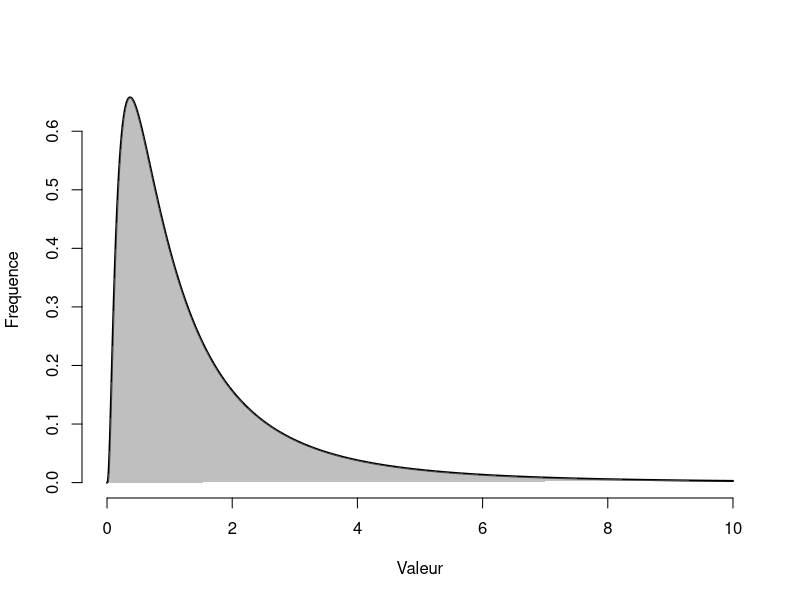
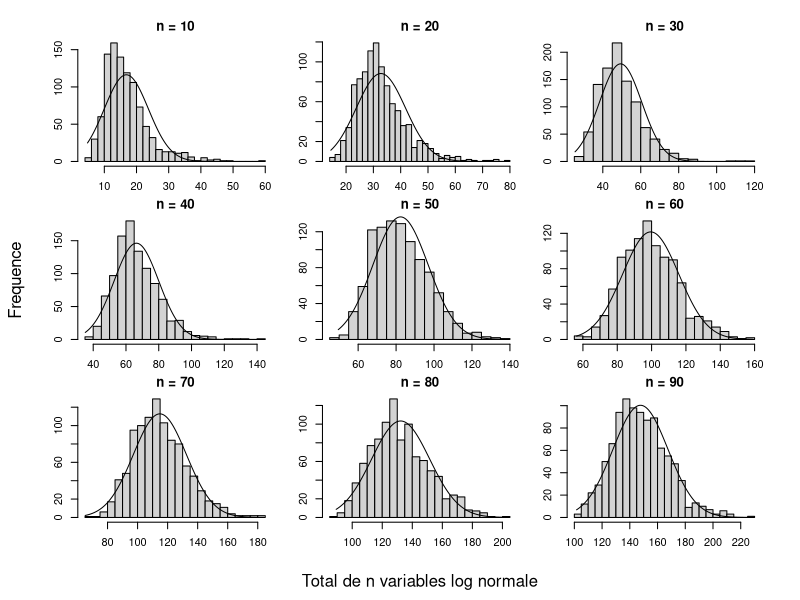
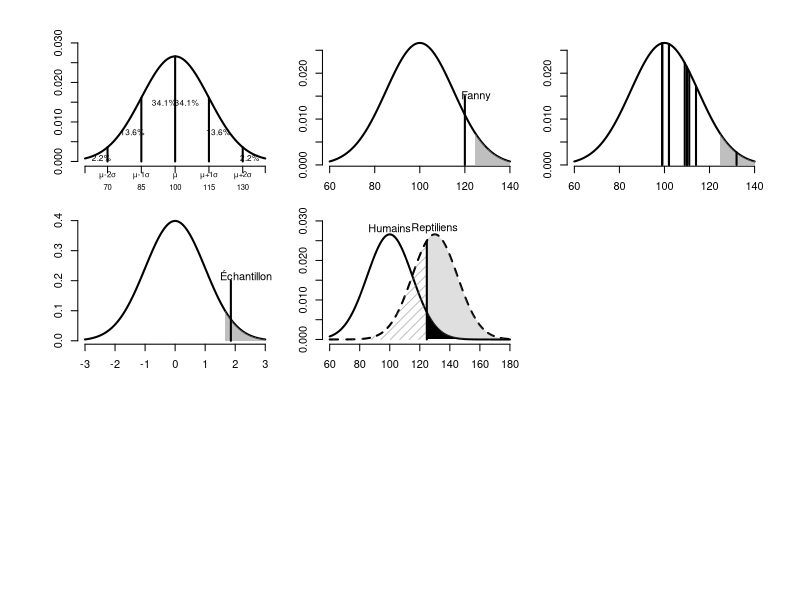
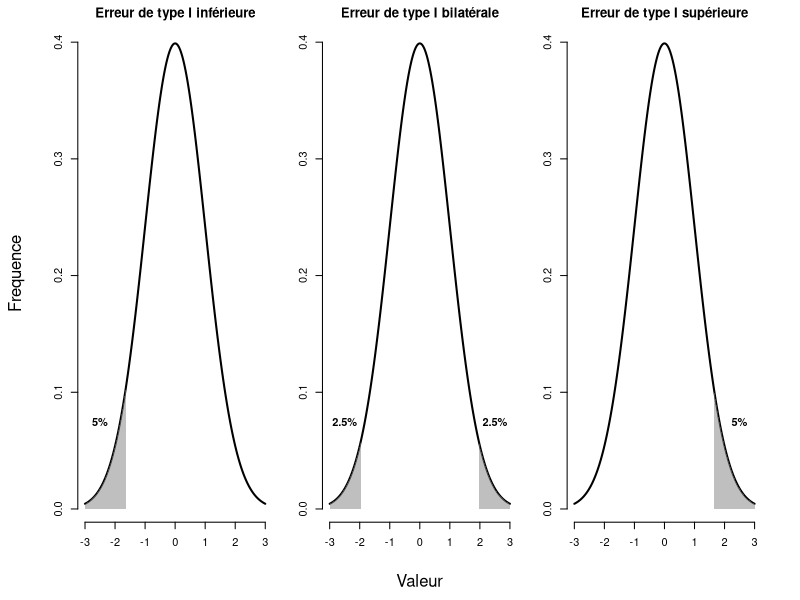
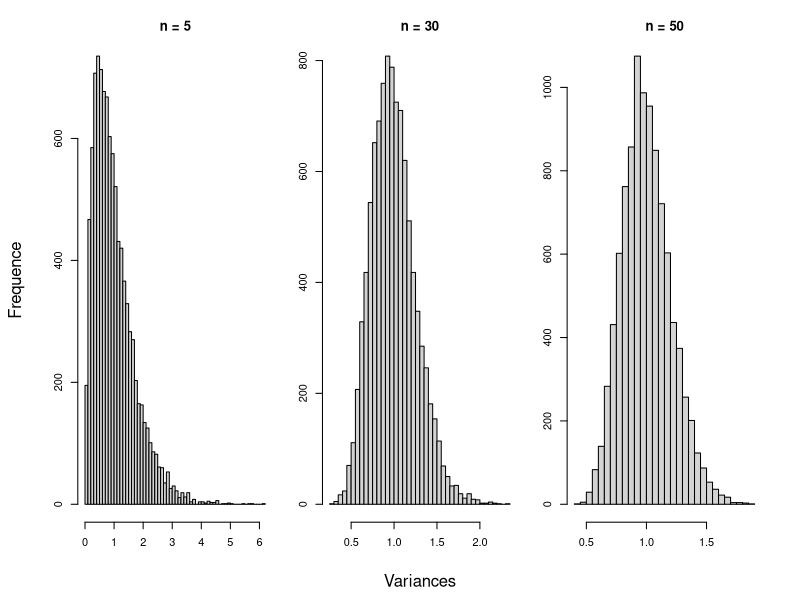
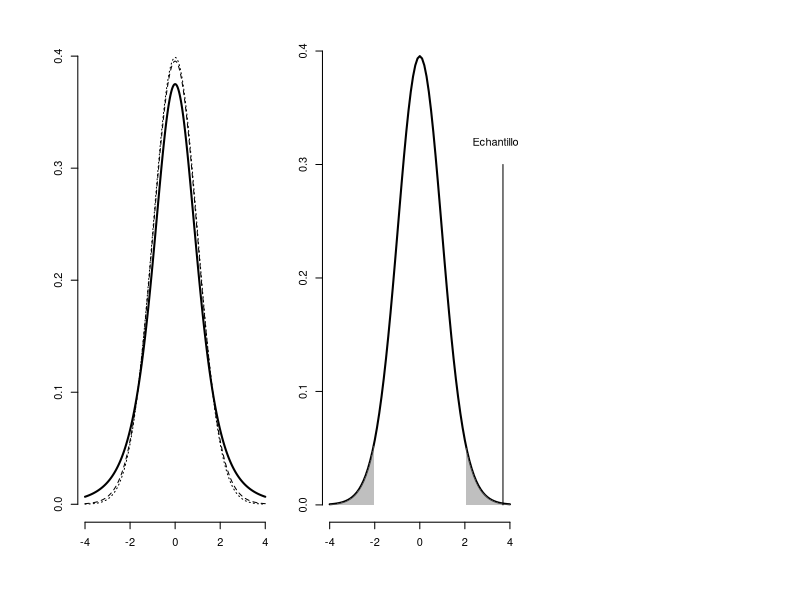

Write R code to recreate these figures, in order.
## ---- chunk 1
runif(n = 1)
## ---- chunk 2
# Pour répliquer
set.seed(1)

# Création de deux variables identiquement distribuées
a <- runif(n = 1)
b <- runif(n = 1)
a ; b

# Une nouvelle variable aléatoire
total <- a + b
## ---- chunk 3
Valeur <- seq(0, 10, by = .0001)
Frequence <- dlnorm(Valeur)
plot(Valeur, Frequence, bty = "n", type = "l", lwd = 2, main = "")
z = seq(0, 10, by = .0001)
x = c(0, z, 1)
y = c(0, dlnorm(z), 0)
polygon(x, y, border = NA, col = rgb(.5,.5,.5,.5))
## ---- chunk 4
set.seed(123456)
N = seq(10, 90, by = 10)
reps = 1000
par(mfrow = c(3, 3), mai = c(.25, 0.25, 0.25, 0.25), oma = c(4, 4, 1, 1))
for(n in N){
  total = as.numeric()
  for(i in 1:reps){
    total[i] = sum(rlnorm(n))
  }
  #col = "lightgray"
  #density = 10,
  h = hist(total, breaks = 25, xlab = "", ylab = "", main = paste0("n = ",n)) 
  xfit = seq(min(total), max(total), by = .001) 
  yfit = dnorm(xfit, mean = mean(total), sd = sd(total)) 
  yfit = yfit * diff(h$mids[1:2]) * length(total) 
  lines(xfit, yfit, col = "black", lwd = 1)
  
}
mtext("Total de n variables log normale", side = 1, outer = TRUE, line = 2.2)
mtext("Frequence", side = 2, outer = TRUE, line = 2.2)
## ---- chunk 5
fanny = 120
alpha = .05
## ---- chunk 6
mu = 100 ; et = 15
QI = seq(60, 140, by = .01)
Frequence = dnorm(QI, mean = mu, sd = et)

#par(mar=c(4, 4, 5, 4) + 0.1)
plot(QI, Frequence,  bty = "n", type = "l", lwd = 2, xaxt = "n", xlim = c(60,140), ylim = c(0,.03))

segments(x0 = c(70, 85, 100, 115, 130), y0 = c(0, 0, 0, 0, 0), y1 = dnorm(c(70, 85, 100, 115, 130), mean = mu, sd = et), lwd = 2)

lab = c("",expression(atop("",atop(mu *'-2'* sigma, 70))),
        expression(atop("",atop(mu *'-1'* sigma,85))),
        expression(atop("",atop(mu,100))),
        expression(atop("",atop(mu *'+1'* sigma,115))),
        expression(atop("",atop(mu *'+2'* sigma,130))),""
        )
axis(1, at = c(60,70, 85, 100, 115, 130,140), labels = c(lab))
x = c(67.2, 81, 95, 105, 119, 133)
y = c(.001, .0075, .015, .015, .0075, .001)
text(x=x,y=y, c("2.2%", "13.6%", "34.1%","34.1%","13.6%","2.2%"), cex = .75)

## ---- chunk 7
minx = 60 ; maxx = 140 ; xbar = 100 ; sdx = 15
QI = seq(minx, maxx, by = .01)
Frequence = dnorm(QI , mean= xbar, sd = sdx)
plot(QI, Frequence, bty = "n", type = "l", lwd = 2, xlim = c(minx,maxx))

crit = qnorm((1-alpha), mean = xbar, sd = sdx)
xx = seq(crit, maxx, .0001)
xax = c(crit, xx, maxx)
yax = c(0, dnorm(xx, mean = xbar, sd = sdx),0)
polygon(xax, yax, border = NA, col = rgb(.5,.5,.5,.5))
segments(x0 = 120, y0 = 0, y1 = 0.015, lwd = 2) #vertical line
text((x = (fanny+5)), y = .015, labels = "Fanny")
## ---- chunk 8
fanny <- 120
z.fanny <- (fanny - 100) / 15
## ---- chunk 9
# La probabilité qu'un score de QI soit entre -Inf à z.fanny
pnorm(z.fanny)

# En pourcentage
pnorm(z.fanny) * 100
## ---- chunk 10
# Création d'un échantillon de 10 unités
set.seed(824)

# Dix valeurs arrondies à partir d'une moyenne de 100 et un écart type de 10
QI <- round(rnorm(n = 10, mean = 100, sd = 15))
QI
## ---- chunk 11

minx = 60 ; maxx = 140 ; xbar = 100 ; sdx = 15
QI = seq(minx, maxx, by = .01)
Frequence = dnorm(QI , mean = xbar, sd = sdx)
plot(QI, Frequence, bty = "n", type = "l", lwd = 2, xlim = c(minx,maxx))

set.seed(824)
QI = round(rnorm(n = 10, mean = 100, sd = 15))

crit = qnorm(.95, mean = xbar, sd = sdx)
xx = seq(crit, maxx, .0001)
xax = c(crit, xx, maxx)
yax = c(0, dnorm(xx, mean = xbar, sd = sdx),0)
polygon(xax, yax, border = NA, col = rgb(.5,.5,.5,.5))
segments(x0 = QI, y0 = 0, y1 = dnorm(QI, mean = xbar, sd = sdx), lwd = 2) #vertical line

## ---- chunk 12
z <- (mean(QI) - 100)/(15 / sqrt(10))
z
## ---- chunk 13

minx = -3; maxx = 3; xbar = 0 ; sdx = 1
Moyenne.QI = seq(minx, maxx, by = .001)
Frequence = dnorm(Moyenne.QI, mean = xbar, sd = sdx)
plot(Moyenne.QI, Frequence, bty = "n", type = "l", lwd = 2, xlim = c(minx,maxx))

crit = qnorm(.95, mean = xbar, sd = sdx)
xx = seq(crit, maxx, by = .0001)
xax = c(crit, xx, maxx)
yax = c(0, dnorm(xx, mean = xbar, sd = sdx),0)
polygon(xax, yax, border = NA, col = rgb(.5,.5,.5,.5))

segments(x0 = z, y0 = 0, y1 = .2, lwd = 2) #vertical line
text(x = z+.50 , y = .22, labels = "Échantillon")

## ---- chunk 14
mu.h <- 100 ; sd.h <- 15
mu.r <- 130 ; sd.r <- 15
## ---- chunk 15
minx = 60 ; maxx = 180
QI = seq(minx, maxx, by = .001)
Frequence = dnorm(QI, mean = mu.h, sd = sd.h)
Frequence.H1 = dnorm(QI, mean = mu.r, sd = sd.r)
plot(QI, Frequence, bty = "n", type = "l", lwd = 2, xlim = c(minx,maxx), ylim = c(0,.03))
lines(QI, Frequence.H1, lwd = 2, lty=2)
text(x = 100, y = .0280, labels = "Humains")
text(x = 130, y = .0280, labels = "Reptiliens")

crit = qnorm(.95, mean = mu.h, sd = sd.h)

#Power
xx = seq(crit, maxx, by = .001)
xax = c(crit, xx, maxx)
yax = c(0, dnorm(xx, mean = mu.r, sd = sd.r),0)
polygon(xax, yax, border = NA, col = rgb(.5,.5,.5,.25))

#Type I error
yax = c(0, dnorm(xx, mean = mu.h, sd = sd.h), 0)
polygon(xax, yax, border = NA, col = "black")#rgb(.6,.6,.6,1))

#Type II error
xx = seq(minx, crit, by = .001)
xax = c(minx, xx, crit)
yax = c(0, dnorm(xx, mean = mu.r, sd = sd.r),0)
polygon(xax, yax, border = NA, col = rgb(.5,.5,.5,.5), density = 15)

segments(x0 = crit, y0 = 0, y1 = dnorm(crit, mean = mu.r, sd = sd.r), lwd = 2)
## ---- chunk 16
# Erreur de type I (fixé à l'avance)
alpha <- .05 

# Valeur critique à laquelle l'expérimentateur rejette H0
v.crit <- qnorm(1 - alpha, mean = mu.h, sd = sd.h)
v.crit

# Erreur de type II
beta <- pnorm(v.crit, mean = mu.r, sd = sd.r)
beta

# Puissance statistique
puissance <- 1 - beta
puissance 
## ---- chunk 17
minx = -3 ; maxx = 3 ; xbar = 0 ; sdx = 1
Valeur = seq(minx, maxx, by = .01)
Frequence = dnorm(Valeur , mean= xbar, sd = sdx)

par(mfcol = c(1, 3), mai = c(.25, 0.25, 0.25, 0.25), oma = c(4, 4, 0, 1) )
#erreur type I inf
plot(Valeur, Frequence, bty = "n", type = "l", lwd = 2, xlab = "", ylab = "", xlim = c(minx,maxx), main = "Erreur de type I inférieure")
crit = qnorm((alpha), mean = xbar, sd = sdx)
xx = seq(minx, crit, .0001)
xax = c(minx, xx, crit)
yax = c(0, dnorm(xx, mean = xbar, sd = sdx),0)
polygon(xax, yax, border = NA, col = rgb(.5,.5,.5,.5))
text("5%", x = -2.5, y = .075, font = 2)

# erreur type I bil
plot(Valeur, Frequence, bty = "n", type = "l", lwd = 2, xlab = "", ylab = "", xlim = c(minx,maxx), main = "Erreur de type I bilatérale")
crit = qnorm((1-alpha/2), mean = xbar, sd = sdx)
xx = seq(crit, maxx, .0001)
xax = c(crit, xx, maxx)
yax = c(0, dnorm(xx, mean = xbar, sd = sdx),0)
polygon(xax, yax, border = NA, col = rgb(.5,.5,.5,.5))

crit = qnorm((alpha/2), mean = xbar, sd = sdx)
xx = seq(minx, crit, .0001)
xax = c(minx, xx, crit)
yax = c(0, dnorm(xx, mean = xbar, sd = sdx),0)
polygon(xax, yax, border = NA, col = rgb(.5,.5,.5,.5))
text("2.5%", x = -2.5, y = .075, font = 2)
text("2.5%", x =  2.5, y = .075, font = 2)

#erreur type I sup
plot(Valeur, Frequence, bty = "n", type = "l", lwd = 2, xlab = "", ylab = "", xlim = c(minx,maxx), main = "Erreur de type I supérieure")
crit = qnorm((1-alpha), mean = xbar, sd = sdx)
xx = seq(crit, maxx, .0001)
xax = c(crit, xx, maxx)
yax = c(0, dnorm(xx, mean = xbar, sd = sdx),0)
polygon(xax, yax, border = NA, col = rgb(.5,.5,.5,.5))
text("5%", x = 2.5, y = .075, font = 2)

mtext("Valeur", side = 1, outer = TRUE, line = 2.2)
mtext("Frequence", side = 2, outer = TRUE, line = 2.2)
## ---- chunk 18
reps = 10000
N = c(5, 30, 50)

par(mfcol = c(1, 3), mai = c(.25, 0.25, 0.25, 0.25), oma = c(4, 4, 1, 1))

for(n in N){
  x = numeric()
  for(k in 1:reps){
    x[k] = var(rnorm(n))
  }
  hist(x, breaks = 50, main = paste0("n = ", n))
}

mtext("Variances", side = 1, outer = TRUE, line = 2.2)
mtext("Frequence", side = 2, outer = TRUE, line = 2.2)
## ---- chunk 19
valeur.t = seq(-4 , 4, by = .001)
Frequence = dt(valeur.t, df = 4)
plot(valeur.t, Frequence, bty = "n", type = "l", lwd = 2, xlim = c(-4, 4), ylim = c(0 , .4))
y2 = dt(valeur.t, df = 29)
lines(valeur.t, y2, lwd = 1, lty=2)
y3 = dt(valeur.t, df = 999)
lines(valeur.t, y3, lwd = 1, lty=3)

## ---- chunk 20
testt <- function(x, mu = 0){
  # x est une variable continue
  # mu est une moyenne à tester comme hypothèse nulle(H0)
  xbar <- mean(x)
  sdx <- sd(x)
  n <- length(x)
  vt <- (xbar - mu) / (sdx / sqrt(n))
  dl <- n - 1
  vp <- (1 - pt(abs(vt), df = dl)) * 2 
  statistique <- list(valeur.t = vt, 
                      dl = dl, 
                      valeur.p = vp)
  return(statistique)
}
## ---- chunk 21
# Un exemple de jeu de données
set.seed(20)
x = rnorm(n = 30, mean = 1, sd = 1)
# Vérification de la fonction maison
testt(x)
# Comparer avec la fonction R
t.test(x)
## ---- chunk 22
res = testt(x)

minx = -4 ; maxx = 4
valeur.t = seq(minx, maxx, by = .1)
Frequence = dt(valeur.t, df = res$dl)
plot(valeur.t, Frequence, bty = "n", type = "l", lwd = 2, xlim = c(minx,maxx))

crit = qt(.975, df = res$dl)
xx = seq(crit, maxx, .0001)
xax1 = c(crit, xx, maxx)
yax1 = c(0, dt(xx, df = res$dl),0)
polygon(xax1, yax1, border = NA, col= rgb(.5,.5,.5,.5))
crit = qt(.025, df = res$dl)
xx = seq(minx, crit, .0001)
xax2 = c(minx, xx, crit)
yax2 = c(0, dt(xx, df = res$dl),0)
polygon(xax2, yax2, border = NA, col = rgb(.5,.5,.5,.5))

segments(x0 = res$valeur.t, y0 = 0, y1 = 0.3, col = "black")
text(x = res$valeur.t-.2, y = .32, labels = "Echantillon")

